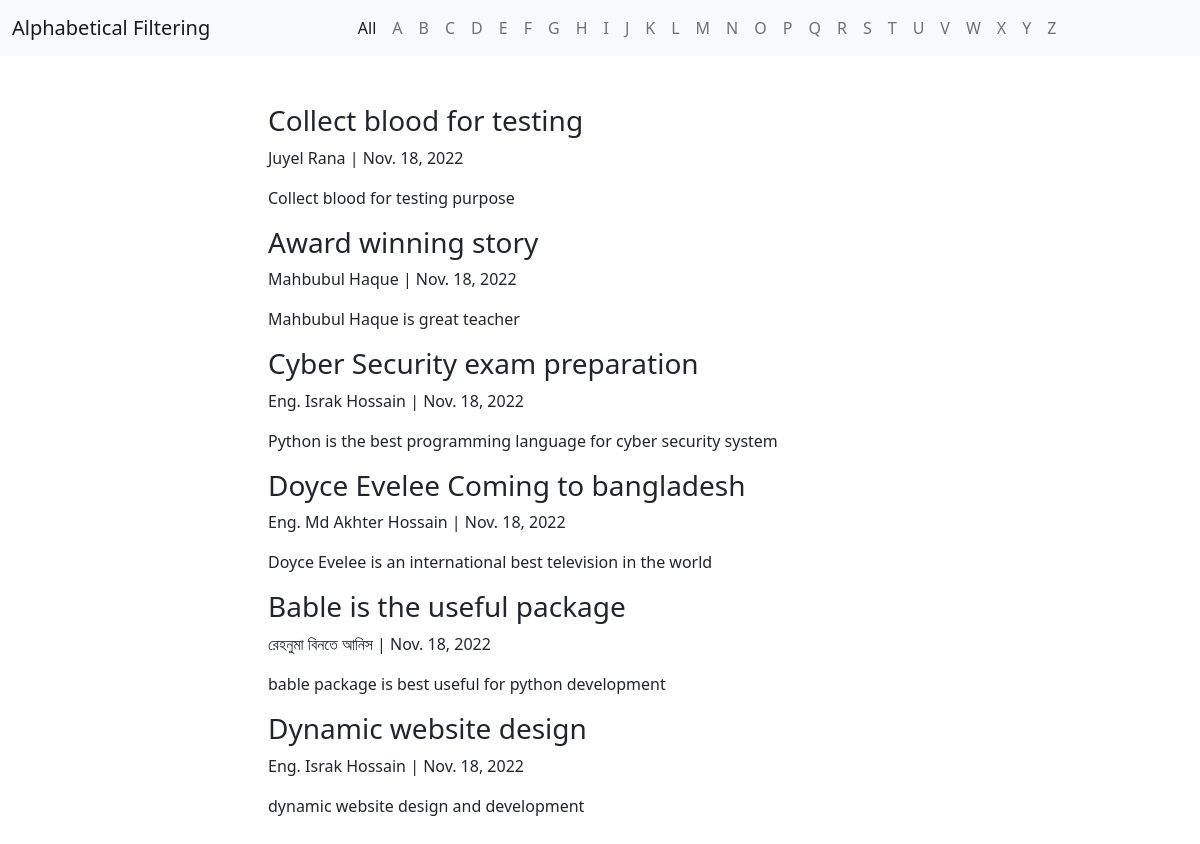
The page / on the database its author committed.
### filter/models.py (models this page shows, shortened)
class LetestNews(models.Model):
    title = models.CharField(max_length=60)
    author = models.CharField(max_length=50)
    post_date = models.DateField()
    description = models.TextField()
    class Meta:
        verbose_name_plural = "Letest News"

### filter/views.py (the view)
# urls.py: path('', views.index, name='home'),
def index(request):
    letestnews = LetestNews.objects.all()
    context = {'letestnews': letestnews}
    return render(request, 'index.html', context)

### filter/templates/index.html (shortened to what this page needs)
<!doctype html>
<html lang="en">
  <head>
    <link href="https://cdn.jsdelivr.net/npm/bootstrap@5.0.2/dist/css/bootstrap.min.css" rel="stylesheet">
  </head>
  <body>
    <nav class="navbar navbar-expand-lg navbar-light bg-light">
  <div class="container-fluid">
    <a class="navbar-brand" href="#">Alphabetical Filtering</a>
    <div class="collapse navbar-collapse" id="navbarNavDropdown">
      <ul class="navbar-nav m-auto">
        <li class="nav-item">
          <a class="nav-link active" href="#">All</a>
        </li>
        <li class="nav-item">
          <a class="nav-link">A</a>
        </li>
        <li class="nav-item">
          <a class="nav-link">B</a>
        </li>
        <li class="nav-item">
          <a class="nav-link">C</a>
        </li>
        <li class="nav-item">
          <a class="nav-link">D</a>
        </li>
        <li class="nav-item">
          <a class="nav-link">E</a>
        </li>
        <li class="nav-item">
          <a class="nav-link">F</a>
        </li>
        <li class="nav-item">
          <a class="nav-link">G</a>
        </li>
        <li class="nav-item">
          <a class="nav-link">H</a>
        </li>
        <li class="nav-item">
          <a class="nav-link">I</a>
        </li>
        <li class="nav-item">
          <a class="nav-link">J</a>
        </li>
        <li class="nav-item">
          <a class="nav-link">K</a>
        </li>
        <li class="nav-item">
          <a class="nav-link">L</a>
        </li>
        <li class="nav-item">
          <a class="nav-link">M</a>
        </li>
        <li class="nav-item">
          <a class="nav-link">N</a>
        </li>
        <li class="nav-item">
          <a class="nav-link">O</a>
        </li>
        <li class="nav-item">
          <a class="nav-link">P</a>
        </li>
        <li class="nav-item">
          <a class="nav-link">Q</a>
        </li>
        <li class="nav-item">
          <a class="nav-link">R</a>
        </li>
        <li class="nav-item">
          <a class="nav-link">S</a>
        </li>
        <li class="nav-item">
          <a class="nav-link">T</a>
        </li>
        <li class="nav-item">
          <a class="nav-link">U</a>
        </li>
        <li class="nav-item">
          <a class="nav-link">V</a>
        </li>
        <li class="nav-item">
          <a class="nav-link">W</a>
        </li>
        <li class="nav-item">
          <a class="nav-link">X</a>
        </li>
        <li class="nav-item">
          <a class="nav-link">Y</a>
        </li>
        <li class="nav-item">
          <a class="nav-link">Z</a>
        </li>
      </ul>
    </div>
  </div>
</nav>
<div id="display">
  <div class="container">
   <div class="row justify-content-center">
    <div class="col-lg-8 p-5">
      {% for news in letestnews %}
      <h3>{{ news.title }}</h3>
      <p>{{ news.author }} | {{ news.post_date}}</p>
      <p>{{ news.description }}</p>
      {% endfor %}
    </div>
   </div>
  </div>
</div>
  </body>
</html>

### filter/templates/index.html (style rules this page uses)
.nav-link { cursor: pointer; }

### rows shown on the page
LetestNews: title "Collect blood for testing", author "Juyel Rana", post_date "Nov. 18, 2022", description "Collect blood for testing purpose"
LetestNews: title "Award winning story", author "Mahbubul Haque", post_date "Nov. 18, 2022", description "Mahbubul Haque is great teacher"
LetestNews: title "Cyber Security exam preparation", author "Eng. Israk Hossain", post_date "Nov. 18, 2022", description "Python is the best programming language for cyber security system"
LetestNews: title "Doyce Evelee Coming to bangladesh", author "Eng. Md Akhter Hossain", post_date "Nov. 18, 2022", description "Doyce Evelee is an international best television in the world"
LetestNews: title "Bable is the useful package", author "রেহনুমা বিনতে আনিস", post_date "Nov. 18, 2022", description "bable package is best useful for python development"
LetestNews: title "Dynamic website design", author "Eng. Israk Hossain", post_date "Nov. 18, 2022", description "dynamic website design and development"
